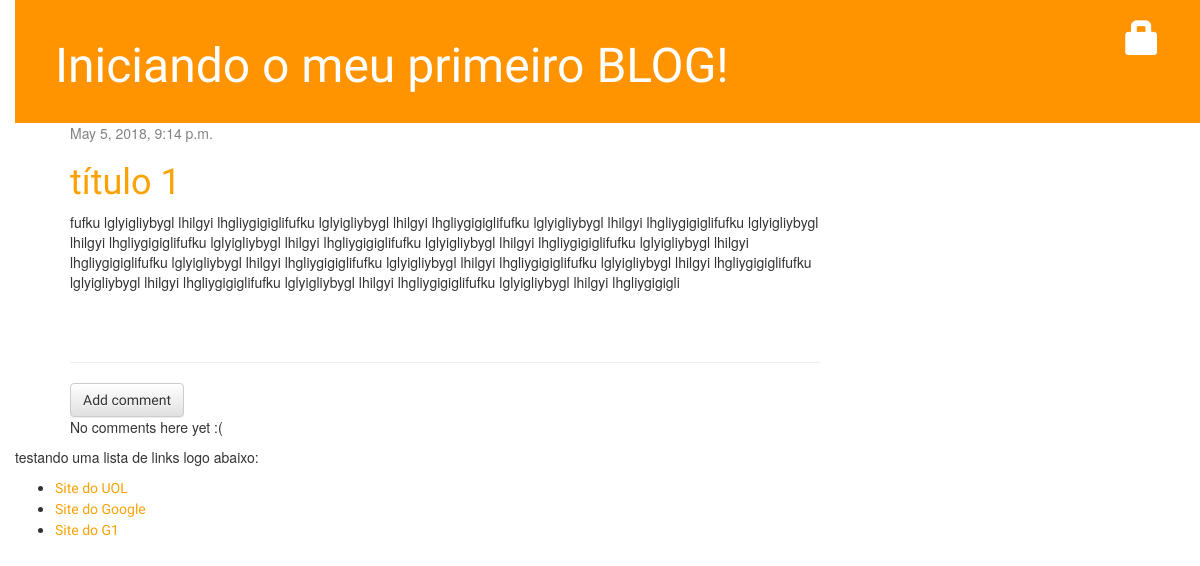
Page /ˆpost/1/ on the earlier database version.
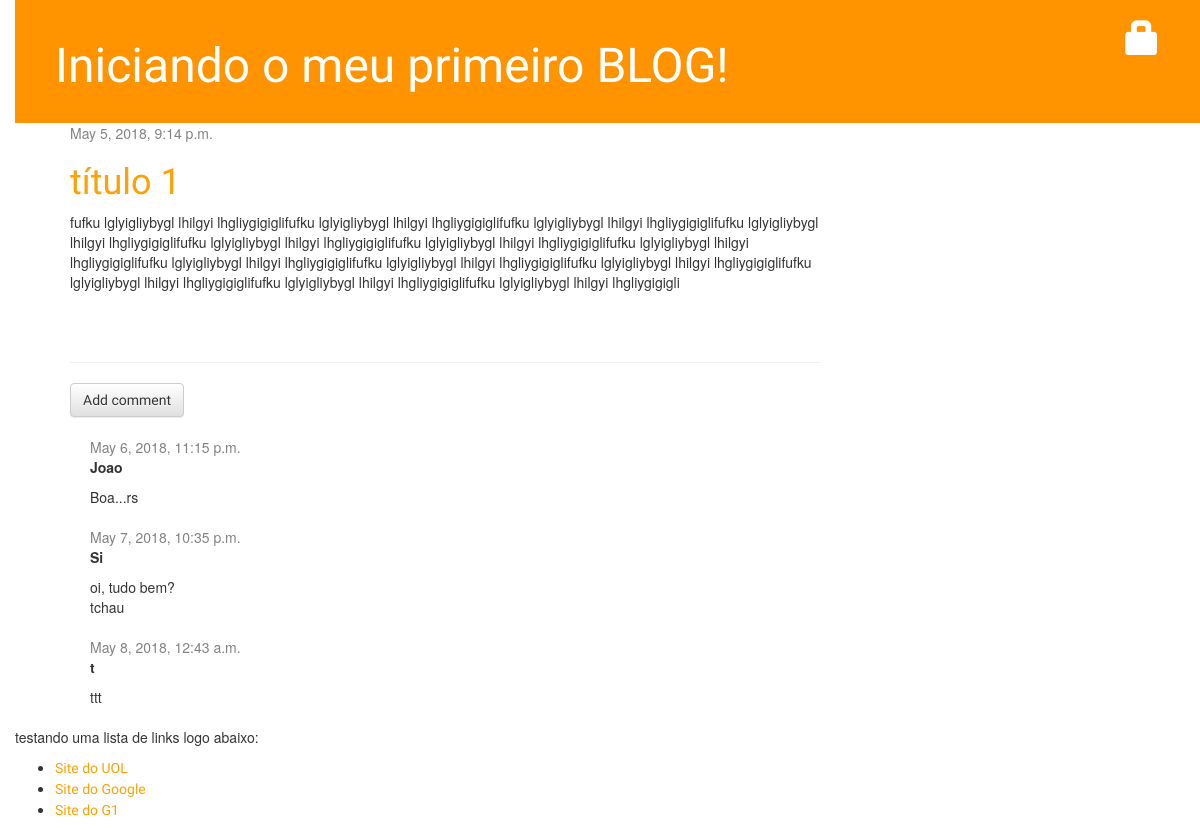
Same page on the later database version.
### blog/models.py (models this page shows, shortened)
class Post(models.Model):
    author = models.ForeignKey('auth.User', on_delete = models.CASCADE)
    title = models.CharField(max_length=200)
    text = models.TextField()
    created_date = models.DateTimeField(default=timezone.now)
    published_date = models.DateTimeField(blank=True, null=True)

class Comment(models.Model):
    post = models.ForeignKey('blog.Post', on_delete=models.CASCADE, related_name='comments')
    author = models.CharField(max_length=200)
    text = models.TextField()
    created_date = models.DateTimeField(default=timezone.now)
    approved_comment = models.BooleanField(default=False)

### blog/views.py (called while the page is built)
def post_detail(request,pk):
    post = get_object_or_404(Post, pk=pk)
    return render(request, 'blog/post_detail.html', {'post': post})

### blog/templates/blog/post_detail.html (shortened to what this page needs)
{% extends 'blog/base.html' %}
{% block content %}
  <div class="post">
    {% if post.published_date %}
      <div class="date">
        {{ post.published_date }}
      </div>
    {% else %}
      <a class="btn btn-default" href="{% url 'post_publish' pk=post.pk %}">Publish</a>
    {% endif %}
    <h1>{{ post.title }}</h1>
    <p>{{ post.text|linebreaksbr }}</p>
  </div>
  <hr>
  <a class="btn btn-default" href="{% url 'add_comment_to_post' pk=post.pk%}">Add comment</a>
  {% for comment in post.comments.all %}
    {% if user.is_authenticated or comment.approved_comment %}
      <div class="comment">
        <div class="date">
          {{ comment.created_date }}
        </div>
        <strong>{{ comment.author }}</strong>
        <p>{{ comment.text|linebreaks }}</p>
      </div>
    {% endif %}
  {% empty %}
    <p>No comments here yet :(</p>
  {% endfor %}
{% endblock %}

### blog/templates/blog/base.html (shortened to what this page needs)
{% load staticfiles %}
<html>
  <head>
    <link rel="stylesheet" href="//maxcdn.bootstrapcdn.com/bootstrap/3.2.0/css/bootstrap.min.css">
    <link rel="stylesheet" href="//maxcdn.bootstrapcdn.com/bootstrap/3.2.0/css/bootstrap-theme.min.css">
    <link rel="stylesheet" href="{% static 'css/blog.css' %}">
  </head>
  <body>
    <div class="page_header">
      {% if user.is_authenticated %}
        <a href="{% url 'post_new' %}" class="top-menu"><span class="glyphicon glyphicon-plus"></span></a>
        <a href="{% url 'post_draft_list' %}" class="top-menu"><span class="glyphicon glyphicon-edit"></span></a>
        <p class="top-menu">Hello {{ user.username }} <small>(<a href="{% url 'logout' %}">Log out</a>)</small></p>
      {% else %}
        <a href="{% url 'login' %}" class="top-menu"><span class="glyphicon glyphicon-lock"></span></a>
      {% endif %}
      <h1><a href="/">Iniciando o meu primeiro BLOG!</a></h1>
    </div>
    <div class="content container">
        <div class="row">
            <div class="col-md-8">
              {% block content %}
              {% endblock %}
            </div>
        </div>
    </div>
    <div>
      <p>testando uma lista de links logo abaixo:</p>
      <ul>
        <li><a href="http://www.uol.com.br">Site do UOL</a></li>
        <li><a href="http://www.google.com.br">Site do Google</a></li>
        <li><a href="http://www.g1.globo.com.br">Site do G1</a></li>
      </ul>
    </div>
  </body>
</html>

### blog/static/css/blog.css (style rules this page uses)
h1, a { color: #FCA205; font-family: 'Lobster'; }
body { padding-left: 15px; }
.page_header { background-color: #ff9400; margin-top: 0; padding: 20px 20px 20px 40px; }
.page_header h1, .page_header h1 a, page_header h1 a:visited, page_header h1 a:active { color: #ffffff; font-size: 36pt; text-decoration: none; }
.content { margin-left: 40px; }
h1, h2, h3, h4 { font-family: 'Lobster', cursive; }
.date { color: #828282; }
.top-menu, .top-menu:hover, .top-menu:visited { color: #ffffff; float: right; font-size: 26pt; margin-right: 20px; }
.post { margin-bottom: 70px; }
.comment { margin: 20px 0px 20px 20px; }

Differences in the rows shown:
added Comment: created_date "May 6, 2018, 11:15 p.m.", author "Joao", text "Boa...rs"
added Comment: created_date "May 7, 2018, 10:35 p.m.", author "Si", text "oi, tudo bem? tchau"
added Comment: created_date "May 8, 2018, 12:43 a.m.", author "t", text "ttt"
Other differences:
text no longer shown: "No comments here yet :("
